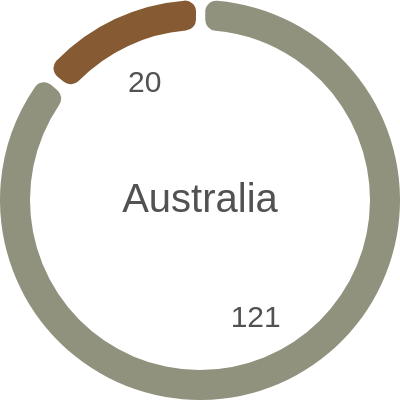

Vega-Lite specification for this chart:
### Vega specification from a JSON file in a GitHub repository (floating-point values rounded to 4 significant figures)
{"$schema": "https://vega.github.io/schema/vega/v5.json", "description": "A basic donut chart example.", "width": 200, "height": 200, "autosize": "none", "signals": [{"name": "startAngle", "value": 0}, {"name": "endAngle", "value": 6.29}, {"name": "padAngle", "value": 0.04}, {"name": "innerRadius", "value": 85}, {"name": "cornerRadius", "value": 5.5}, {"name": "sort", "value": false}, {"name": "selected", "value": "", "on": [{"events": "mouseover", "update": "datum"}]}], "data": [{"name": "table", "values": [{"id": 1, "field": 121}, {"id": 2, "field": 0}, {"id": 3, "field": 20}], "transform": [{"type": "pie", "field": "field", "startAngle": {"signal": "startAngle"}, "endAngle": {"signal": "endAngle"}, "sort": {"signal": "sort"}}]}, {"name": "fieldSum", "source": "table", "transform": [{"type": "aggregate", "fields": ["id"], "ops": ["sum"], "as": ["sum"]}]}], "scales": [{"name": "color", "type": "ordinal", "domain": {"data": "table", "field": "id"}, "range": ["#90927d", "#c0471c", "#865a33"]}], "marks": [{"type": "arc", "from": {"data": "table"}, "encode": {"enter": {"fill": {"scale": "color", "field": "id"}, "x": {"signal": "width / 2"}, "y": {"signal": "height / 2"}}, "update": {"startAngle": {"field": "startAngle"}, "endAngle": {"field": "endAngle"}, "padAngle": {"signal": "padAngle"}, "innerRadius": {"signal": "innerRadius"}, "outerRadius": {"signal": "width / 2"}, "cornerRadius": {"signal": "cornerRadius"}}}}, {"type": "text", "encode": {"enter": {"fill": {"value": "#525252"}, "text": {"value": ""}}, "update": {"opacity": {"value": 1}, "x": {"signal": "width / 2"}, "y": {"signal": "height / 2"}, "align": {"value": "center"}, "baseline": {"value": "middle"}, "fontSize": {"value": 20}, "text": {"value": "Australia"}}}}, {"name": "mark_id", "type": "text", "from": {"data": "table"}, "encode": {"enter": {"text": {"signal": "if(datum['endAngle'] - datum['startAngle'] < 0.3, '', format(datum['field']/1, ''))"}, "x": {"signal": "if(width >= height, height, width) / 2"}, "y": {"signal": "if(width >= height, height, width) / 2"}, "radius": {"signal": "if(selected && selected.id == datum.id, if(width >= height, height, width) / 2 * 1.05 * 0.65, if(width >= height, height, width) / 2 * 0.65)"}, "theta": {"signal": "(datum['startAngle'] + datum['endAngle'])/2"}, "fill": {"value": "scales"}, "fontSize": {"value": 15}, "align": {"value": "center"}, "baseline": {"value": "middle"}}}}]}
